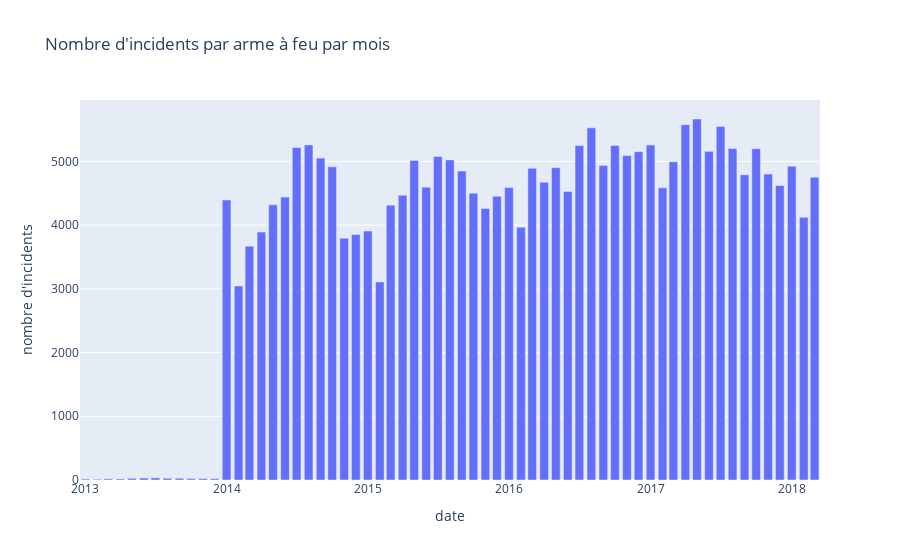

The cell this chart's notebook holds for it:
### Code cell
fig3 = px.bar(updated_base, x=pd.unique(updated_base['year_month']), 
            y=updated_base.groupby([updated_base['date'].dt.year, updated_base['date'].dt.month]).count()['incident_id'],
              labels={"x":"date", "y":"nombre d'incidents"},
              title="Nombre d'incidents par arme à feu par mois")


fig3.show()

### Figure 1 — Plotly figure (JSON) as saved in the notebook; plotly's stock layout.template omitted (floating-point values rounded to 4 significant figures)
{"data": [{"alignmentgroup": "True", "hovertemplate": "date=%{x}<br>nombre d'incidents=%{y}<extra></extra>", "legendgroup": "", "marker": {"color": "#636efa", "pattern": {"shape": ""}}, "name": "", "offsetgroup": "", "orientation": "v", "showlegend": false, "textposition": "auto", "type": "bar", "x": ["2013-1", "2013-2", "2013-3", "2013-4", "2013-5", "2013-6", "2013-7", "2013-8", "2013-9", "2013-10", "2013-11", "2013-12", "2014-1", "2014-2", "2014-3", "2014-4", "2014-5", "2014-6", "2014-7", "2014-8", "2014-9", "2014-10", "2014-11", "2014-12", "2015-1", "2015-2", "2015-3", "2015-4", "2015-5", "2015-6", "2015-7", "2015-8", "2015-9", "2015-10", "2015-11", "2015-12", "2016-1", "2016-2", "2016-3", "2016-4", "2016-5", "2016-6", "2016-7", "2016-8", "2016-9", "2016-10", "2016-11", "2016-12", "2017-1", "2017-2", "2017-3", "2017-4", "2017-5", "2017-6", "2017-7", "2017-8", "2017-9", "2017-10", "2017-11", "2017-12", "2018-1", "2018-2", "2018-3"], "xaxis": "x", "y": [15, 12, 19, 17, 27, 31, 34, 28, 28, 22, 23, 22, 4395, 3045, 3669, 3891, 4320, 4440, 5219, 5259, 5052, 4915, 3795, 3854, 3907, 3108, 4314, 4471, 5015, 4596, 5076, 5024, 4849, 4502, 4262, 4455, 4590, 3967, 4892, 4672, 4902, 4530, 5250, 5527, 4937, 5251, 5092, 5153, 5258, 4585, 4994, 5577, 5666, 5158, 5547, 5202, 4790, 5200, 4802, 4622, 4926, 4124, 4752], "yaxis": "y"}], "layout": {"barmode": "relative", "legend": {"tracegroupgap": 0}, "title": {"text": "Nombre d'incidents par arme à feu par mois"}, "xaxis": {"anchor": "y", "domain": [0, 1], "title": {"text": "date"}}, "yaxis": {"anchor": "x", "domain": [0, 1], "title": {"text": "nombre d'incidents"}}}}
